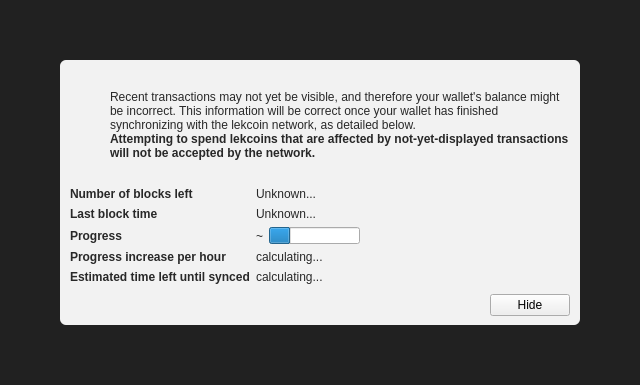
<?xml version="1.0" encoding="UTF-8"?>
<ui version="4.0">
 <class>ModalOverlay</class>
 <widget class="ModalOverlay" name="ModalOverlay">
  <property name="geometry">
   <rect>
    <x>0</x>
    <y>0</y>
    <width>640</width>
    <height>385</height>
   </rect>
  </property>
  <property name="windowTitle">
   <string>Form</string>
  </property>
  <layout class="QVBoxLayout" name="verticalLayout" stretch="0">
   <property name="sizeConstraint">
    <enum>QLayout::SetDefaultConstraint</enum>
   </property>
   <property name="leftMargin">
    <number>0</number>
   </property>
   <property name="topMargin">
    <number>0</number>
   </property>
   <property name="rightMargin">
    <number>0</number>
   </property>
   <property name="bottomMargin">
    <number>0</number>
   </property>
   <item>
    <widget class="QWidget" name="bgWidget" native="true">
     <property name="styleSheet">
      <string notr="true">#bgWidget { background: rgba(0,0,0,220); }</string>
     </property>
     <layout class="QVBoxLayout" name="verticalLayoutMain" stretch="1">
      <property name="leftMargin">
       <number>60</number>
      </property>
      <property name="topMargin">
       <number>60</number>
      </property>
      <property name="rightMargin">
       <number>60</number>
      </property>
      <property name="bottomMargin">
       <number>60</number>
      </property>
      <item>
       <widget class="QWidget" name="contentWidget" native="true">
        <property name="styleSheet">
         <string notr="true">#contentWidget { background: rgba(255,255,255,240); border-radius: 6px; }

QLabel { color: rgb(40,40,40);  }</string>
        </property>
        <layout class="QVBoxLayout" name="verticalLayoutSub" stretch="1,0,0,0">
         <property name="spacing">
          <number>0</number>
         </property>
         <property name="leftMargin">
          <number>10</number>
         </property>
         <property name="topMargin">
          <number>10</number>
         </property>
         <property name="rightMargin">
          <number>10</number>
         </property>
         <property name="bottomMargin">
          <number>10</number>
         </property>
         <item>
          <layout class="QHBoxLayout" name="horizontalLayoutIconText" stretch="0,1">
           <property name="topMargin">
            <number>20</number>
           </property>
           <item>
            <layout class="QVBoxLayout" name="verticalLayoutIcon">
             <property name="leftMargin">
              <number>0</number>
             </property>
             <item>
              <widget class="QPushButton" name="warningIcon">
               <property name="enabled">
                <bool>false</bool>
               </property>
               <property name="text">
                <string/>
               </property>
               <property name="icon">
                <iconset>
                 <normaloff>:/icons/warning</normaloff>
                 <disabledoff>:/icons/warning</disabledoff>:/icons/warning</iconset>
               </property>
               <property name="iconSize">
                <size>
                 <width>48</width>
                 <height>48</height>
                </size>
               </property>
               <property name="flat">
                <bool>true</bool>
               </property>
              </widget>
             </item>
             <item>
              <spacer name="verticalSpacerWarningIcon">
               <property name="orientation">
                <enum>Qt::Vertical</enum>
               </property>
               <property name="sizeHint" stdset="0">
                <size>
                 <width>20</width>
                 <height>40</height>
                </size>
               </property>
              </spacer>
             </item>
            </layout>
           </item>
           <item>
            <layout class="QVBoxLayout" name="verticalLayoutInfoText">
             <property name="leftMargin">
              <number>0</number>
             </property>
             <property name="topMargin">
              <number>0</number>
             </property>
             <item>
              <widget class="QLabel" name="infoText">
               <property name="text">
                <string>Recent transactions may not yet be visible, and therefore your wallet's balance might be incorrect. This information will be correct once your wallet has finished synchronizing with the lekcoin network, as detailed below.</string>
               </property>
               <property name="textFormat">
                <enum>Qt::RichText</enum>
               </property>
               <property name="wordWrap">
                <bool>true</bool>
               </property>
              </widget>
             </item>
             <item>
              <widget class="QLabel" name="infoTextStrong">
               <property name="font">
                <font>
                 <weight>75</weight>
                 <bold>true</bold>
                </font>
               </property>
               <property name="text">
                <string>Attempting to spend lekcoins that are affected by not-yet-displayed transactions will not be accepted by the network.</string>
               </property>
               <property name="textFormat">
                <enum>Qt::RichText</enum>
               </property>
               <property name="wordWrap">
                <bool>true</bool>
               </property>
              </widget>
             </item>
             <item>
              <spacer name="verticalSpacerInTextSpace">
               <property name="orientation">
                <enum>Qt::Vertical</enum>
               </property>
               <property name="sizeHint" stdset="0">
                <size>
                 <width>20</width>
                 <height>40</height>
                </size>
               </property>
              </spacer>
             </item>
            </layout>
           </item>
          </layout>
         </item>
         <item>
          <spacer name="verticalSpacerAfterText">
           <property name="orientation">
            <enum>Qt::Vertical</enum>
           </property>
           <property name="sizeHint" stdset="0">
            <size>
             <width>20</width>
             <height>40</height>
            </size>
           </property>
          </spacer>
         </item>
         <item>
          <layout class="QFormLayout" name="formLayout">
           <property name="fieldGrowthPolicy">
            <enum>QFormLayout::FieldsStayAtSizeHint</enum>
           </property>
           <property name="horizontalSpacing">
            <number>6</number>
           </property>
           <property name="verticalSpacing">
            <number>6</number>
           </property>
           <property name="topMargin">
            <number>10</number>
           </property>
           <item row="0" column="0">
            <widget class="QLabel" name="labelNumberOfBlocksLeft">
             <property name="font">
              <font>
               <weight>75</weight>
               <bold>true</bold>
              </font>
             </property>
             <property name="text">
              <string>Number of blocks left</string>
             </property>
            </widget>
           </item>
           <item row="0" column="1">
            <widget class="QLabel" name="numberOfBlocksLeft">
             <property name="text">
              <string>Unknown...</string>
             </property>
            </widget>
           </item>
           <item row="1" column="0">
            <widget class="QLabel" name="labelLastBlockTime">
             <property name="font">
              <font>
               <weight>75</weight>
               <bold>true</bold>
              </font>
             </property>
             <property name="text">
              <string>Last block time</string>
             </property>
            </widget>
           </item>
           <item row="1" column="1">
            <widget class="QLabel" name="newestBlockDate">
             <property name="sizePolicy">
              <sizepolicy hsizetype="Maximum" vsizetype="Preferred">
               <horstretch>0</horstretch>
               <verstretch>0</verstretch>
              </sizepolicy>
             </property>
             <property name="text">
              <string>Unknown...</string>
             </property>
            </widget>
           </item>
           <item row="2" column="0">
            <widget class="QLabel" name="labelSyncDone">
             <property name="font">
              <font>
               <weight>75</weight>
               <bold>true</bold>
              </font>
             </property>
             <property name="text">
              <string>Progress</string>
             </property>
            </widget>
           </item>
           <item row="2" column="1">
            <layout class="QHBoxLayout" name="horizontalLayoutSync" stretch="0,1">
             <item>
              <widget class="QLabel" name="percentageProgress">
               <property name="text">
                <string notr="true">~</string>
               </property>
              </widget>
             </item>
             <item>
              <widget class="QProgressBar" name="progressBar">
               <property name="value">
                <number>24</number>
               </property>
               <property name="format">
                <string/>
               </property>
              </widget>
             </item>
            </layout>
           </item>
           <item row="4" column="0">
            <widget class="QLabel" name="labelProgressIncrease">
             <property name="font">
              <font>
               <weight>75</weight>
               <bold>true</bold>
              </font>
             </property>
             <property name="text">
              <string>Progress increase per hour</string>
             </property>
            </widget>
           </item>
           <item row="4" column="1">
            <widget class="QLabel" name="progressIncreasePerH">
             <property name="text">
              <string>calculating...</string>
             </property>
            </widget>
           </item>
           <item row="5" column="0">
            <widget class="QLabel" name="labelEstimatedTimeLeft">
             <property name="font">
              <font>
               <weight>75</weight>
               <bold>true</bold>
              </font>
             </property>
             <property name="text">
              <string>Estimated time left until synced</string>
             </property>
            </widget>
           </item>
           <item row="5" column="1">
            <widget class="QLabel" name="expectedTimeLeft">
             <property name="text">
              <string>calculating...</string>
             </property>
            </widget>
           </item>
          </layout>
         </item>
         <item>
          <layout class="QHBoxLayout" name="horizontalLayoutButtons">
           <property name="leftMargin">
            <number>10</number>
           </property>
           <property name="topMargin">
            <number>10</number>
           </property>
           <item>
            <spacer name="horizontalSpacer">
             <property name="orientation">
              <enum>Qt::Horizontal</enum>
             </property>
             <property name="sizeHint" stdset="0">
              <size>
               <width>40</width>
               <height>20</height>
              </size>
             </property>
            </spacer>
           </item>
           <item>
            <widget class="QPushButton" name="closeButton">
             <property name="text">
              <string>Hide</string>
             </property>
            </widget>
           </item>
          </layout>
         </item>
        </layout>
       </widget>
      </item>
     </layout>
    </widget>
   </item>
  </layout>
 </widget>
 <customwidgets>
  <customwidget>
   <class>ModalOverlay</class>
   <extends>QWidget</extends>
   <header>qt/modaloverlay.h</header>
   <container>1</container>
  </customwidget>
 </customwidgets>
 <resources/>
 <connections/>
</ui>
